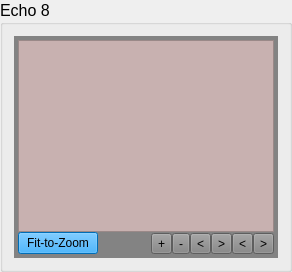
                    <widget class="QGroupBox" name="groupBox_time02">
                     <property name="sizePolicy">
                      <sizepolicy hsizetype="Expanding" vsizetype="Preferred">
                       <horstretch>0</horstretch>
                       <verstretch>0</verstretch>
                      </sizepolicy>
                     </property>
                     <property name="minimumSize">
                      <size>
                       <width>20</width>
                       <height>0</height>
                      </size>
                     </property>
                     <property name="maximumSize">
                      <size>
                       <width>16777215</width>
                       <height>1000</height>
                      </size>
                     </property>
                     <property name="font">
                      <font>
                       <pointsize>12</pointsize>
                       <bold>false</bold>
                      </font>
                     </property>
                     <property name="toolTip">
                      <string>Coronal/sagittal/axial panel currently showing timepoint 8 of the 4D scan, with its own pan/zoom controls.</string>
                     </property>
                     <property name="title">
                      <string>Echo 8</string>
                     </property>
                     <layout class="QGridLayout" name="gridLayout_55">
                      <item row="0" column="0" colspan="2">
                       <widget class="QFrame" name="frame_23">
                        <property name="minimumSize">
                         <size>
                          <width>0</width>
                          <height>200</height>
                         </size>
                        </property>
                        <property name="styleSheet">
                         <string notr="true">border-color: rgb(170, 170, 170);
background-color: rgb(131, 131, 131);
</string>
                        </property>
                        <property name="frameShape">
                         <enum>QFrame::NoFrame</enum>
                        </property>
                        <layout class="QGridLayout" name="gridLayout_50">
                         <property name="leftMargin">
                          <number>4</number>
                         </property>
                         <property name="topMargin">
                          <number>4</number>
                         </property>
                         <property name="rightMargin">
                          <number>4</number>
                         </property>
                         <property name="bottomMargin">
                          <number>4</number>
                         </property>
                         <property name="spacing">
                          <number>0</number>
                         </property>
                         <item row="2" column="7">
                          <layout class="QHBoxLayout" name="horizontalLayout_13">
                           <item>
                            <widget class="QToolButton" name="go_down_data02">
                             <property name="toolTip">
                              <string>Pan the view down.</string>
                             </property>
                             <property name="text">
                              <string>&lt;</string>
                             </property>
                             <property name="icon">
                              <iconset>
                               <normaloff>Icons/mri/downArrow.png</normaloff>Icons/mri/downArrow.png</iconset>
                             </property>
                            </widget>
                           </item>
                           <item>
                            <widget class="QToolButton" name="go_up_data02">
                             <property name="toolTip">
                              <string>Pan the view up.</string>
                             </property>
                             <property name="text">
                              <string>&gt;</string>
                             </property>
                             <property name="icon">
                              <iconset>
                               <normaloff>Icons/mri/upArrow.png</normaloff>Icons/mri/upArrow.png</iconset>
                             </property>
                            </widget>
                           </item>
                           <item>
                            <widget class="QToolButton" name="go_left_data02">
                             <property name="toolTip">
                              <string>Pan the view left.</string>
                             </property>
                             <property name="text">
                              <string>&lt;</string>
                             </property>
                             <property name="icon">
                              <iconset>
                               <normaloff>Icons/mri/leftArrow.png</normaloff>Icons/mri/leftArrow.png</iconset>
                             </property>
                            </widget>
                           </item>
                           <item>
                            <widget class="QToolButton" name="go_right_data02">
                             <property name="toolTip">
                              <string>Pan the view right.</string>
                             </property>
                             <property name="text">
                              <string>&gt;</string>
                             </property>
                             <property name="icon">
                              <iconset>
                               <normaloff>Icons/mri/rightArrow.png</normaloff>Icons/mri/rightArrow.png</iconset>
                             </property>
                            </widget>
                           </item>
                          </layout>
                         </item>
                         <item row="2" column="6">
                          <layout class="QHBoxLayout" name="horizontalLayout_10">
                           <item>
                            <widget class="QToolButton" name="zoom_in_data02">
                             <property name="toolTip">
                              <string>Zoom in on this view.</string>
                             </property>
                             <property name="text">
                              <string>+</string>
                             </property>
                             <property name="icon">
                              <iconset>
                               <normaloff>Icons/mri/plus.png</normaloff>Icons/mri/plus.png</iconset>
                             </property>
                             <property name="iconSize">
                              <size>
                               <width>14</width>
                               <height>16</height>
                              </size>
                             </property>
                            </widget>
                           </item>
                           <item>
                            <widget class="QToolButton" name="zoom_out_data02">
                             <property name="toolTip">
                              <string>Zoom out on this view.</string>
                             </property>
                             <property name="text">
                              <string>-</string>
                             </property>
                             <property name="icon">
                              <iconset>
                               <normaloff>Icons/mri/minus.png</normaloff>Icons/mri/minus.png</iconset>
                             </property>
                            </widget>
                           </item>
                          </layout>
                         </item>
                         <item row="1" column="0" rowspan="2">
                          <widget class="QPushButton" name="fit_to_zoom_data02">
                           <property name="toolTip">
                            <string>Fit this view to the window, resetting pan and zoom.</string>
                           </property>
                           <property name="styleSheet">
                            <string notr="true">
background-color: rgb(0, 153, 255);</string>
                           </property>
                           <property name="text">
                            <string>Fit-to-Zoom</string>
                           </property>
                           <property name="autoDefault">
                            <bool>false</bool>
                           </property>
                           <property name="default">
                            <bool>false</bool>
                           </property>
                           <property name="flat">
                            <bool>false</bool>
                           </property>
                          </widget>
                         </item>
                         <item row="0" column="0" colspan="8">
                          <widget class="QVTKRenderWindowInteractor" name="vtkWidget_data02">
                           <property name="styleSheet">
                            <string notr="true">background-color: rgb(200, 177, 176);</string>
                           </property>
                          </widget>
                         </item>
                        </layout>
                       </widget>
                      </item>
                     </layout>
                    </widget>
